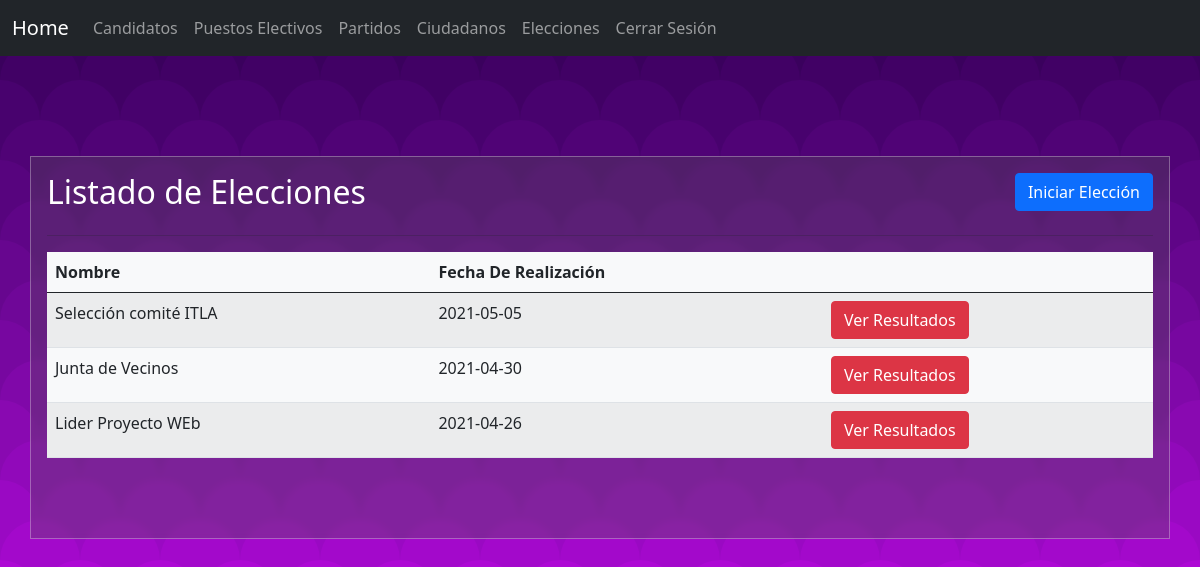
The page /AdminPage/elecciones.php (signed in) on the database its author committed.
### tables this page shows
CREATE TABLE `eleccion` (
  `Id` int(11) NOT NULL,
  `Nombre` varchar(100) NOT NULL,
  `FechaRealizacion` date NOT NULL,
  `Estado` tinyint(1) NOT NULL
);

### Elecciones/ServiceDataBaseEleccion.php (called while the page is built, shortened)
<?php
 class ServiceDataBaseEleccion{
    private $context;
    public function __construct($isRoot = false){
        $prefijo = ($isRoot) ? "" : "../";
        $this->directory = "{$prefijo}database";
        $this->context = new EleccionesContext($this->directory);
    }
    public function GetList(){
        $listadoElecciones = array();
        $stmt = $this->context->db->prepare("select * from eleccion");
        $stmt->execute();
        $result = $stmt->get_result();
        if ($result->num_rows === 0) {
            return array();
        } else {
            while ($row = $result->fetch_object()) {
                $eleccion = new Eleccion($row->Id,$row->Nombre,$row->FechaRealizacion,$row->Estado);
                array_push($listadoElecciones, $eleccion);
            }
        }
        return $listadoElecciones;
    }
}

### database/EleccionesContext.php (called while the page is built, shortened)
<?php
class EleccionesContext{
    public function __construct($directory)
    {
        $this->fileHandler = new JsonFileHandler($directory,"configuration");
        $configuration = $this->fileHandler->ReadConfiguration();
        $this->db = new mysqli($configuration->server,$configuration->user,$configuration->password,$configuration->database);
    }
}
?>

### FileHandler/FileHandlerBase.php (called while the page is built, shortened)
<?php
    class FileHandlerBase{
        function __construct($directory,$filename)
        {
            $this->directory = $directory;
            $this->filename = $filename;
        }
    }

### FileHandler/JsonFileHandler.php (called while the page is built, shortened)
<?php
class JsonFileHandler extends FileHandlerBase{
    function ReadConfiguration(){
       $path = $this->directory . "/". $this->filename . ".json";
        if(file_exists($path)){
            $file = fopen($path,"r");
            $contents = fread($file,filesize($path));
            return json_decode($contents);
        }else{
            return false;
        }
    }
}
?>

### Elecciones/Eleccion.php (called while the page is built, shortened)
<?php
    class Eleccion {
        public function __construct($Id,$Nombre,$FechaRealizacion,$Estado){
            $this->Id = $Id;
            $this->Nombre=$Nombre;
            $this->FechaRealizacion=$FechaRealizacion;
            $this->Estado=$Estado;
        }
    }
?>

### helpers/utilities.php (called while the page is built, shortened)
<?php
    class Utilities{
    public function isActive($List){
        $isThere = false;
        return $isThere;
    }
}

### AdminPage/elecciones.php (the view, shortened to what this page needs)
<?php
    require_once "../helpers/utilities.php";
    require_once "../Layout/adminLayout.php";
    require_once "../Elecciones/Eleccion.php";
    require_once "../Elecciones/ServiceDataBaseEleccion.php";
    require_once '../FileHandler/FileHandlerBase.php';
    require_once '../FileHandler/JsonFileHandler.php';
    require_once '../database/EleccionesContext.php';
    $layout = new Layout();
    $service = new ServiceDataBaseEleccion();
    $serviceCandidato = new ServiceDataBaseCandidato();
    $utilities = new Utilities();
    $Elecciones = $service->GetList();
    $Candidatos = $serviceCandidato->GetList();
    $isThere = $utilities->isActive($Elecciones);
    $contador = 0;
    foreach($Candidatos as $can){
        if($can->Estado==1){
            $contador++;
        }
    }
?>
<?php echo $layout->printHeader (); ?>
    <div class="row">
        <div class="col-md-8">
            <h2 class="text-white">Listado de Elecciones</h2>
        </div>
        <div class="col-md-4">
        <?php if($contador>=2): ?>
            <?php if(!$isThere): ?>
                <button class="btn btn-primary float-end" data-bs-toggle="modal" data-bs-target="#modal-eleccion">Iniciar Elección</button>
            <?php endif; ?>
        <?php else: ?>
                <div class="alert alert-danger">Debe haber al menos dos candidatos Activos para iniciar una elección.</div>
        <?php endif; ?>
        </div>
    </div>
        <hr  />
    <?php if(count($Elecciones)==0):?>
        <h2>No hay Elecciones</h2>
    <?php else : ?>
            <table class="bg-light table table-striped table-hover">
            <thead>
                <tr>
                <th>Nombre</th>
                <th>Fecha De Realización</th>
                <th></th>
                </tr>
            </thead>
            <tbody>
                <?php foreach($Elecciones as $eleccion): ?>
                    <?php if($eleccion->Estado!=1) :?>
                        <tr>
                            <td><?= $eleccion->Nombre; ?></td>
                            <td><?= $eleccion->FechaRealizacion; ?></td>
                            <td><a href="../Resultados/Resultado.php?id=<?= $eleccion->Id; ?>" class="btn btn-danger">Ver Resultados</a></td>
                        </tr>
                    <?php endif; ?>
                <?php endforeach;?>
            </tbody>
            </table>
    <?php endif; ?>
        <br  /><br  />
<?php echo $layout->printFooter (); ?>

### assets/css/style.css (style rules this page uses)
body { background-image: url("../img/background/Dragon-Scales.svg"); background-attachment: fixed; }

### rows shown on the page
eleccion: Nombre "Selección comité ITLA", FechaRealizacion "2021-05-05"
eleccion: Nombre "Junta de Vecinos", FechaRealizacion "2021-04-30"
eleccion: Nombre "Lider Proyecto WEb", FechaRealizacion "2021-04-26"
